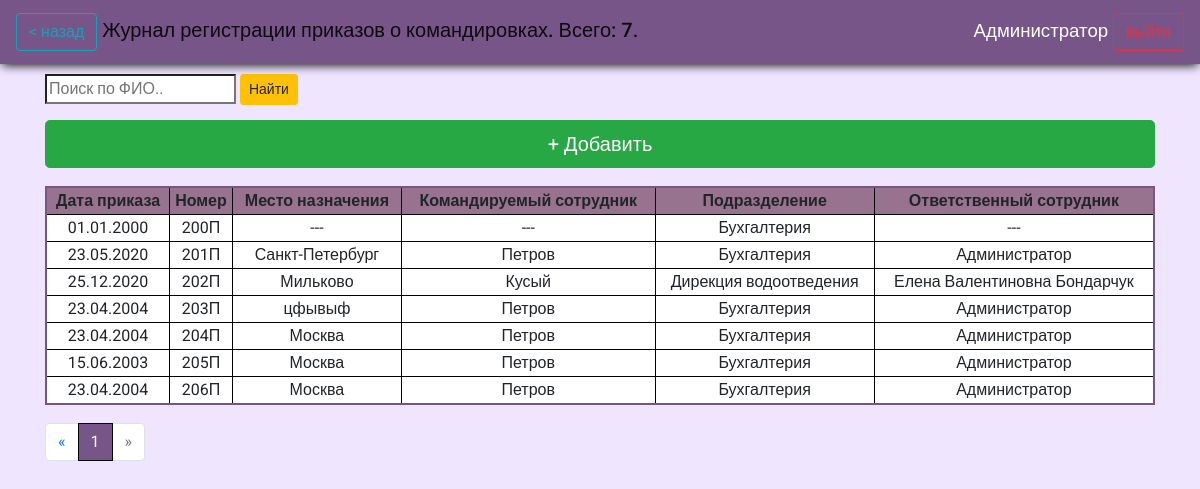
/journals/orders_of_BTrip/ (signed in), run on an earlier commit of the app's database.
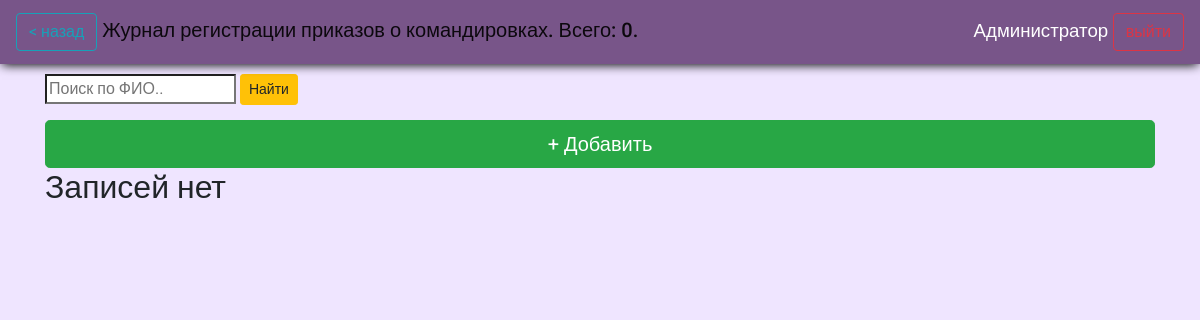
And on a later commit of the database.
### reg_jounals/models.py (models this page shows, shortened)
class OrdersOfBTrip(models.Model):
    bt_number = models.CharField(max_length=5, help_text="Введите номер приказа", verbose_name="Номер приказа", db_index=True)
    bt_date = models.DateField(help_text="Введите дату приказа", verbose_name="Дата приказа", db_index=True)
    bt_dep = models.ForeignKey('Departments', on_delete=models.CASCADE, verbose_name="Подразделение ", default="1")
    bt_place = models.CharField(max_length=256, help_text="Введите место командировки", verbose_name="Место командировки", db_index=True)
    bt_emloyer = models.CharField(max_length=256, help_text="Введите ФИО сотрудника", verbose_name="ФИО сотрудника", db_index=True)
    bt_dur_from = models.DateField(default='2000-01-01',help_text="Введите дату начала командировки", verbose_name="Дата начала командировки", db_index=True)
    bt_dur_to = models.DateField(default='2000-01-01',help_text="Введите дату завершения командировки", verbose_name="Дата завершения командировки", db_index=True)
    bt_res_officer = models.CharField(blank=True, editable=False,  max_length=256, help_text="Сотрудник, который внес документ в систему ", verbose_name='Ответственный сотрудник')
    class Meta:
        ordering = ["bt_number"]
        verbose_name = 'Приказ о командировке'
        verbose_name_plural = 'Приказы о командировках'

class Departments(models.Model):
    dep_name = models.CharField(max_length=256,  help_text="Введите название подразделения", verbose_name="Название подразделения", db_index=True)
    class Meta:
        ordering = ["dep_name"]
        verbose_name = 'Подразделение'
        verbose_name_plural = 'Подразделения'
    def __str__(self):
        doc_fullname = self.dep_name
        return doc_fullname

### reg_jounals/views.py (the view)
# urls.py: path('orders_of_BTrip/', views.order_of_BTrip, name='orders_of_BTrip'),
def order_of_BTrip(request):
    if request.user.is_authenticated:
        search_query = request.GET.get('bt_search','')
        if search_query:
            orders = OrdersOfBTrip.objects.filter(bt_emloyer__icontains=search_query)
        else:
            orders = OrdersOfBTrip.objects.all()
        p_orders = Paginator(orders, page_count)
        page_number = request.GET.get('page', 1)
        page = p_orders.get_page(page_number)
        count = len(orders)
        return render(request, 'reg_jounals/orders_of_BTrip.html', context={'orders':page, 'count':count})
    else:
        return render(request, 'reg_jounals/no_auth.html')

### reg_jounals/templates/reg_jounals/orders_of_BTrip.html (shortened to what this page needs)
{%extends "reg_jounals/index.html" %}
{%block header%} <a class="btn btn-outline-info" href="../"> < назад</a> Журнал регистрации приказов о командировках. Всего: {{count}}.  {%endblock%}
{%block content%}
<form action="{% url 'orders_of_BTrip' %}">
  <input type="search" name="bt_search" placeholder="Поиск по ФИО..">
  <button class="btn btn-sm btn-warning" type="submit" name="" value="Найти">Найти</button>
</form>
<a class="btn btn-success btn-lg m-bottom btn-add " href="{%url 'orders_of_BTrip_add_url'%}"> + Добавить</a>
{% if orders %}
<table>
  <thead class="thead-dark">
  <tr class="tr-header">
    <th scope="col">Дата приказа</th>
    <th scope="col">Номер</th>
    <th scope="col">Место назначения</th>
    <th scope="col">Командируемый сотрудник</th>
    <th scope="col">Подразделение</th>
    <th scope="col">Ответственный сотрудник</th>
  </tr>
  </thead>
  {%for order in orders%}
<tr onclick="return location.href = '{% url 'orders_of_BTrip_upd_url' id=order.id%}' ">
    <td>{{order.bt_date|date:"d.m.Y"}}</td>
    <td>{{order.bt_number}}</td>
    <td>{{order.bt_place}}</td>
    <td>{{order.bt_emloyer}}</td>
    <td>{{order.bt_dep}}</td>
    <td>{{order.bt_res_officer}}</td>
</tr>
  {%endfor%}
</table>
<nav  class="paginator" aria-label="Page navigation example">
  <ul class="pagination">
    <li class="page-item">
      <a class="page-link" href="#" aria-label="Previous">
<span aria-hidden="true">&laquo;</span>
      </a>
    </li>
{% for p in orders.paginator.page_range %}
  {% if orders.number == p%}
   <li class="page-item active"><a class="page-link" href="?page={{p}}">{{ p }}</a></li>
   {%else%}
        <li class="page-item"><a class="page-link" href="?page={{p}}">{{ p }}</a></li>
    {%endif%}
  {% endfor %}
{%if orders.has_next%}
    <li class="page-item">
      <a class="page-link" href='?page={{orders.next_page_number}}' aria-label="Next">
<span aria-hidden="true">&raquo;</span>
      </a>
    </li>
  {%else%}
  <li class="page-item disabled">
    <a class="page-link" href='#' aria-disabled='true' aria-label="Next">
      <span aria-hidden="true">&raquo;</span>
    </a>
  </li>
  {%endif%}
  </ul>
</nav>
{%else%}
<h2>Записей нет</h2>
{%endif%}
{%endblock%}

What changed in the data, as far as the page shows it:
removed OrdersOfBTrip: bt_date "01.01.2000", bt_number "200П", bt_place "---", bt_emloyer "---", bt_dep "Бухгалтерия", bt_res_officer "---"
removed OrdersOfBTrip: bt_date "23.05.2020", bt_number "201П", bt_place "Санкт-Петербург", bt_emloyer "Петров", bt_dep "Бухгалтерия", bt_res_officer "Администратор"
removed OrdersOfBTrip: bt_date "25.12.2020", bt_number "202П", bt_place "Мильково", bt_emloyer "Кусый", bt_dep "Дирекция водоотведения", bt_res_officer "Елена Валентиновна Бондарчук"
removed OrdersOfBTrip: bt_date "23.04.2004", bt_number "203П", bt_place "цфывыф", bt_emloyer "Петров", bt_dep "Бухгалтерия", bt_res_officer "Администратор"
removed OrdersOfBTrip: bt_date "23.04.2004", bt_number "204П", bt_place "Москва", bt_emloyer "Петров", bt_dep "Бухгалтерия", bt_res_officer "Администратор"
removed OrdersOfBTrip: bt_date "15.06.2003", bt_number "205П", bt_place "Москва", bt_emloyer "Петров", bt_dep "Бухгалтерия", bt_res_officer "Администратор"
removed OrdersOfBTrip: bt_date "23.04.2004", bt_number "206П", bt_place "Москва", bt_emloyer "Петров", bt_dep "Бухгалтерия", bt_res_officer "Администратор"
Also different on the page:
{{ count }}: "7" → "0"
text no longer shown: "Дата приказа Номер Место назначения Командируемый сотрудник Подразделение Ответственный сотрудник « »"
text now shown: "Записей нет"
list line gone: "1"
